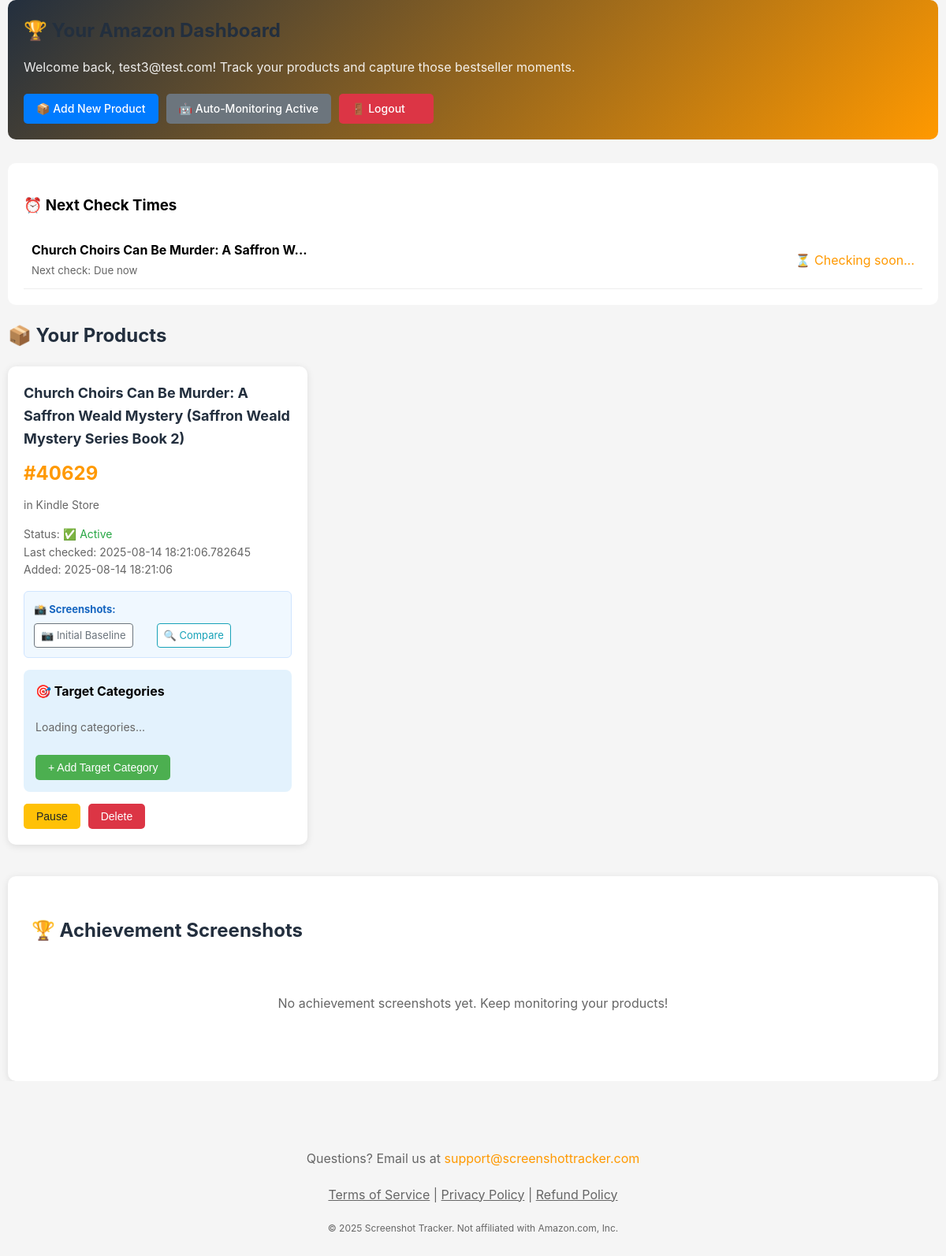
Screenshot of / (signed in) with the database file from the repository.
### tables this page shows
CREATE TABLE users (
            id INTEGER PRIMARY KEY AUTOINCREMENT,
            email TEXT UNIQUE NOT NULL COLLATE NOCASE,
            password_hash TEXT NOT NULL,
            full_name TEXT,
            is_verified BOOLEAN DEFAULT 0,
            is_active BOOLEAN DEFAULT 1,
            verification_token TEXT,
            verification_token_expiry TIMESTAMP,
            reset_token TEXT,
            reset_token_expiry TIMESTAMP,
            failed_login_attempts INTEGER DEFAULT 0,
            last_failed_login TIMESTAMP,
            account_locked_until TIMESTAMP,
            created_at TIMESTAMP DEFAULT CURRENT_TIMESTAMP,
            updated_at TIMESTAMP DEFAULT CURRENT_TIMESTAMP,
            last_login TIMESTAMP,
            two_factor_secret TEXT,
            two_factor_enabled BOOLEAN DEFAULT 0,
            max_products INTEGER DEFAULT 10,
            notification_preferences TEXT DEFAULT 'instant'
        , scrapingbee_api_key TEXT, subscription_tier VARCHAR(20) DEFAULT 'free', subscription_status VARCHAR(20) DEFAULT 'inactive');

CREATE TABLE products (
                id INTEGER PRIMARY KEY AUTOINCREMENT,
                user_email TEXT NOT NULL,
                product_url TEXT NOT NULL,
                product_title TEXT,
                current_rank TEXT,
                current_category TEXT,
                is_bestseller BOOLEAN DEFAULT 0,
                last_checked TIMESTAMP,
                created_at TIMESTAMP DEFAULT CURRENT_TIMESTAMP,
                active BOOLEAN DEFAULT 1
            , user_id INTEGER);

### main.py (the view)
@app.route('/')
def index():
    print("🔍 INDEX: Route called")
    try:
        if current_user.is_authenticated:
            print(f"🔍 INDEX: Authenticated user: {current_user.email} (ID: {current_user.id})")
            return dashboard_view()
        else:
            print("🔍 INDEX: Showing landing page for anonymous user")
            return render_template('landing.html')
    except Exception as e:
        print(f"❌ INDEX: Error: {e}")
        import traceback
        traceback.print_exc()
        return render_template('landing.html')

### main.py (called while the page is built)
def get_db():
    database_url = os.environ.get('DATABASE_URL')
    if database_url and POSTGRES_AVAILABLE:
        try:
            conn = psycopg2.connect(database_url, cursor_factory=RealDictCursor)
            return conn
        except Exception as e:
            print(f"❌ PostgreSQL connection failed: {e}")
            raise
    else:
        if database_url and not POSTGRES_AVAILABLE:
            print("⚠️  DATABASE_URL set but PostgreSQL not available, falling back to SQLite")
        conn = sqlite3.connect('amazon_monitor.db')
        conn.row_factory = sqlite3.Row
        return conn

def get_db_type():
    return 'postgresql' if os.environ.get('DATABASE_URL') and POSTGRES_AVAILABLE else 'sqlite'

@app.after_request
def security_headers(response):
    response.headers['X-Content-Type-Options'] = 'nosniff'
    response.headers['X-Frame-Options'] = 'DENY'
    response.headers['X-XSS-Protection'] = '1; mode=block'
    response.headers['Strict-Transport-Security'] = 'max-age=31536000; includeSubDomains'
    return response

### templates/dashboard.html (shortened to what this page needs)
<!DOCTYPE html>
<html lang="en">
<head>
</head>
<body>
    <div class="container">
        <div class="dashboard-header">
            <h1>🏆 Your Amazon Dashboard</h1>
            <p>Welcome back, {{ email }}! Track your products and capture those bestseller moments.</p>
            <div class="dashboard-actions">
                <a href="{{ url_for('add_product_form') }}" class="btn btn-primary">
                    📦 Add New Product
                </a>
                <span class="btn btn-secondary" style="cursor: default;">
                    🤖 Auto-Monitoring Active
                </span>
                <a href="{{ url_for('auth.logout') }}" class="btn btn-danger">
                    🚪 Logout
                </a>
            </div>
        </div>
        <div class="next-check-widget" style="background: white; padding: 20px; border-radius: 10px; margin-bottom: 20px;">
            <h3>⏰ Next Check Times</h3>
            <div id="next-check-list" style="margin-top: 15px;">
            </div>
        </div>
        <h2>📦 Your Products</h2>
        {% if products %}
        <div class="products-grid">
            {% for product in products %}
            <div class="product-card" id="product-{{ product[0] }}">
                <div class="product-title">{{ product[1] or 'Product Title Loading...' }}</div>
                <div class="product-info">
                    {% if product[2] %}
                    <div class="rank-display">#{{ product[2] }}</div>
                    <div>in {{ product[3] }}</div>
                    {% else %}
                    <div style="color: #999;">Ranking data not yet available</div>
                    {% endif %}
                </div>
                <div class="product-info">
                    <div>Status:
                        {% if product[7] %}
                        <span class="status-active">✅ Active</span>
                        {% else %}
                        <span class="status-paused">⏸️ Paused</span>
                        {% endif %}
                    </div>
                    <div>Last checked: {{ product[5] or 'Never' }}</div>
                    <div>Added: {{ product[6] }}</div>
                </div>
                <div class="screenshot-links">
                    <div class="screenshot-links-title">📸 Screenshots:</div>
                    <div class="screenshot-link-row">
                        <a href="{{ url_for('view_baseline_screenshot', product_id=product[0]) }}"
                           target="_blank"
                           class="screenshot-link baseline"
                           title="View the initial screenshot when product was first added">
                            📷 Initial Baseline
                        </a>
                        <a href="javascript:void(0)"
                           onclick="compareScreenshots({{ product[0] }})"
                           class="screenshot-link"
                           style="border-color: #17a2b8; color: #17a2b8;"
                           title="Compare baseline with latest achievement">
                            🔍 Compare
                        </a>
                    </div>
                </div>
                <div class="target-categories" id="targets-{{ product[0] }}">
                    <h4 style="margin-top: 0;">🎯 Target Categories</h4>
                    <div id="category-list-{{ product[0] }}">
                        <p style="color: #666; font-size: 14px;">Loading categories...</p>
                    </div>
                    <button class="add-category-btn" onclick="showAddCategoryModal({{ product[0] }})">
                        + Add Target Category
                    </button>
                </div>
                <div class="actions">
                    {% if product[7] %}
                    <button onclick="toggleMonitoring({{ product[0] }})" class="btn btn-warning">Pause</button>
                    {% else %}
                    <button onclick="toggleMonitoring({{ product[0] }})" class="btn btn-primary">Resume</button>
                    {% endif %}
                    <button onclick="deleteProduct({{ product[0] }})" class="btn btn-danger">Delete</button>
                </div>
            </div>
            {% endfor %}
        </div>
        {% else %}
        <div style="background: white; padding: 40px; text-align: center; border-radius: 10px;">
            <p style="color: #666; font-size: 18px;">No products being monitored yet.</p>
            <a href="{{ url_for('add_product_form') }}" class="btn btn-success" style="margin-top: 20px;">Add Your First Product</a>
        </div>
        {% endif %}
        <div class="screenshots-section">
            <h2>🏆 Achievement Screenshots</h2>
            {% if screenshots %}
            <div class="screenshot-grid">
                {% for screenshot in screenshots %}
                <div class="screenshot-card">
                    <a href="/screenshot/{{ screenshot[0] }}" target="_blank">
                        <img src="/screenshot/{{ screenshot[0] }}" alt="Achievement Screenshot"
                             style="width: 100%; height: 200px; object-fit: cover;">
                    </a>
                    <div class="screenshot-info">
                        <strong>{{ screenshot[1] }}</strong><br>
                        Rank: #{{ screenshot[2] }} in {{ screenshot[3] }}<br>
                        <small>Achieved: {{ screenshot[4] }}</small>
                    </div>
                </div>
                {% endfor %}
            </div>
            {% else %}
            <p style="text-align: center; color: #666; padding: 40px;">
                No achievement screenshots yet. Keep monitoring your products!
            </p>
            {% endif %}
        </div>
    </div>
    <footer style="margin-top: 50px; padding: 20px; text-align: center; color: #666;">
        <p style="margin-bottom: 15px;">
            Questions? Email us at
            <a href="mailto:support@screenshottracker.com" style="color: #ff9900; text-decoration: none;">
                support@screenshottracker.com
            </a>
        </p>
        <div style="margin: 20px 0;">
            <a href="/terms" style="color: #666;">Terms of Service</a> |
            <a href="/privacy" style="color: #666;">Privacy Policy</a> |
            <a href="/refunds" style="color: #666;">Refund Policy</a>
        </div>
        <p style="font-size: 12px;">© 2025 Screenshot Tracker. Not affiliated with Amazon.com, Inc.</p>
    </footer>
</body>
</html>

### templates/dashboard.html (style rules this page uses)
body { font-family: -apple-system, BlinkMacSystemFont, 'Segoe UI', Roboto, Oxygen, Ubuntu, Cantarell, sans-serif; line-height: 1.6; margin: 0; padding: 20px; background-color: #f5f5f5; }
.container { max-width: 1200px; margin: 0 auto; }
h1, h2 { color: #232f3e; }
.dashboard-header { background: linear-gradient(135deg, #232f3e 0%, #ff9900 100%); padding: 20px; margin-bottom: 30px; border-radius: 10px; color: white; position: relative; width: 100%; box-sizing: border-box; }
.dashboard-header h1 { margin: 0 0 15px 0; font-size: 24px; }
.dashboard-header p { margin: 0 0 20px 0; opacity: 0.9; }
.dashboard-actions { display: flex; flex-wrap: wrap; gap: 10px; justify-content: flex-start; align-items: center; width: 100%; box-sizing: border-box; }
.dashboard-actions .btn { padding: 8px 16px; font-size: 14px; border-radius: 5px; text-decoration: none; font-weight: 500; border: none; cursor: pointer; transition: all 0.3s ease; white-space: nowrap; box-sizing: border-box; min-width: fit-content; }
.btn-primary { background-color: #ff9900; color: white; }
.btn-secondary { background-color: rgba(255, 255, 255, 0.2); color: white; border: 1px solid rgba(255, 255, 255, 0.3); }
.btn-danger { background-color: #dc3545; color: white; }
.products-grid { display: grid; grid-template-columns: repeat(auto-fill, minmax(380px, 1fr)); gap: 20px; margin-bottom: 40px; }
.product-card { background: white; padding: 20px; border-radius: 10px; box-shadow: 0 2px 10px rgba(0,0,0,0.1); position: relative; }
.product-title { font-weight: bold; font-size: 18px; margin-bottom: 10px; color: #232f3e; }
.product-info { color: #666; font-size: 14px; margin-bottom: 15px; }
.rank-display { font-size: 24px; font-weight: bold; color: #ff9900; margin: 10px 0; }
.status-active { color: #28a745; }
.screenshot-links { background-color: #f0f8ff; padding: 12px; border-radius: 6px; margin: 15px 0; border: 1px solid #d0e5ff; }
.screenshot-links-title { font-size: 13px; font-weight: bold; color: #1565c0; margin-bottom: 8px; }
.screenshot-link-row { display: flex; gap: 15px; flex-wrap: wrap; }
.screenshot-link { font-size: 13px; color: #007bff; text-decoration: none; display: flex; align-items: center; gap: 5px; padding: 4px 8px; background: white; border-radius: 4px; border: 1px solid #dee2e6; transition: all 0.2s; }
.screenshot-link.baseline { border-color: #6c757d; color: #6c757d; }
.actions { display: flex; gap: 10px; margin-top: 15px; }
.btn { padding: 8px 16px; border: none; border-radius: 5px; cursor: pointer; font-size: 14px; text-decoration: none; display: inline-block; transition: all 0.3s; }
.btn-primary { background-color: #007bff; color: white; }
.btn-warning { background-color: #ffc107; color: #212529; }
.btn-secondary { background-color: #6c757d; color: white; }
.screenshots-section { background: white; padding: 30px; border-radius: 10px; box-shadow: 0 2px 10px rgba(0,0,0,0.1); }
.target-categories { background-color: #e3f2fd; padding: 15px; border-radius: 8px; margin-top: 15px; }
.add-category-btn { background-color: #4caf50; color: white; padding: 8px 16px; border: none; border-radius: 5px; cursor: pointer; font-size: 14px; margin-top: 10px; }
@media (min-width: 1025px) { .dashboard-actions { flex-direction: row; justify-content: flex-start; flex-wrap: wrap; } }
@media (min-width: 1025px) { .dashboard-actions .btn { width: auto; min-width: 120px; } }
.container, .main-content { max-width: 100%; overflow-x: hidden; box-sizing: border-box; padding-left: 10px; padding-right: 10px; }
body { margin: 0; padding: 0; box-sizing: border-box; overflow-x: hidden; }
*, *::before, *::after { box-sizing: border-box; }
html, body { overflow-x: hidden; width: 100%; }

### rows the page displays
users: email "test3@test.com"
products: product_title "Church Choirs Can Be Murder: A Saffron Weald Mystery (Saffron Weald Mystery Series Book 2)", current_rank "40629", current_category "Kindle Store", active "✅ Active", last_checked "2025-08-14 18:21:06.782645", created_at "2025-08-14 18:21:06"
